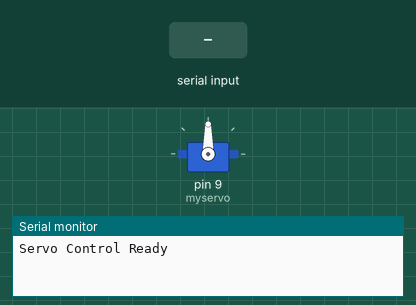
Recording of a sketch running on a simulated Arduino Uno, built with avr-gcc and run on an emulated ATmega328P. Parts: servo, the last lines printed to the serial monitor. Inputs (shaded band) come from the test bench.

Above: at 1.2 s.
1.3 s: "S,45\n" received over Serial
At 2.5 s:
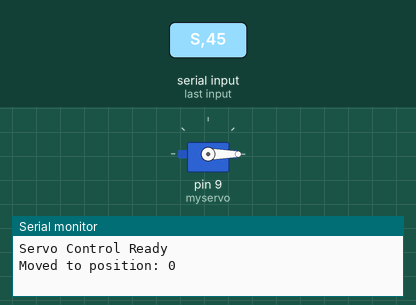
2.8 s: "S90\n" received over Serial
At 3.8 s:
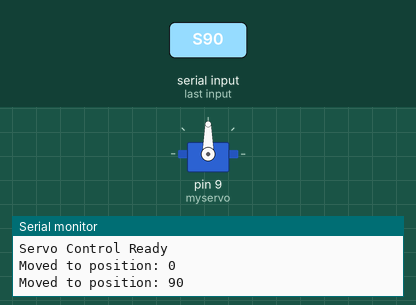
4.3 s: "S\n" received over Serial
At 4.9 s:
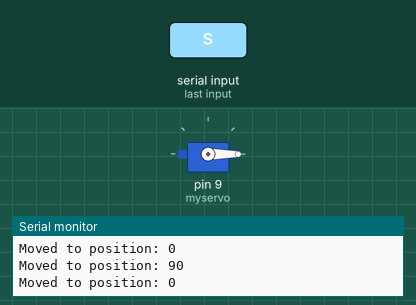
Timing chart, 0 to 7.3 s (numbered marks = the images above; inputs shaded):
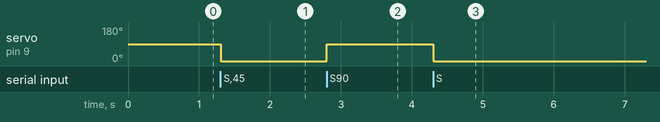

Measured:
- after the input at 1.3 s, servo on pin 9 (myservo): 90° → 0° at once
- after the input at 2.8 s, servo on pin 9 (myservo): 0° → 90° at once
- after the input at 4.3 s, servo on pin 9 (myservo): 90° → 0° at once

The sketch:

servo.ino
```cpp
#include <Servo.h>

Servo myservo;
String inputString = "";
boolean stringComplete = false;

void setup() {
  // Start serial connection
  Serial.begin(9600);

  // Reserve space for the inputString
  inputString.reserve(200);

  // Connect servo to pin 9
  myservo.attach(9);

  // Move to center position on startup
  myservo.write(90);

  // Indicate we're ready
  Serial.println("Servo Control Ready");
}

void loop() {
  // Check if a complete command was received
  if (stringComplete) {
    // Process the command
    if (inputString.startsWith("S")) {
      // Extract the position number
      int pos = inputString.substring(1).toInt();

      // Constrain to valid servo range
      pos = constrain(pos, 0, 180);

      // Move servo to position
      myservo.write(pos);

      // Send feedback
      Serial.print("Moved to position: ");
      Serial.println(pos);
    }

    // Clear the string for the next command
    inputString = "";
    stringComplete = false;
  }
}

// This function is called when new serial data arrives
void serialEvent() {
  while (Serial.available()) {
    // Get the new byte
    char inChar = (char)Serial.read();

    // Add it to the inputString if it's not a newline
    if (inChar != '\n') {
      inputString += inChar;
    }
    // If the incoming character is a newline, set a flag
    else {
      stringComplete = true;
    }
  }
}
```
